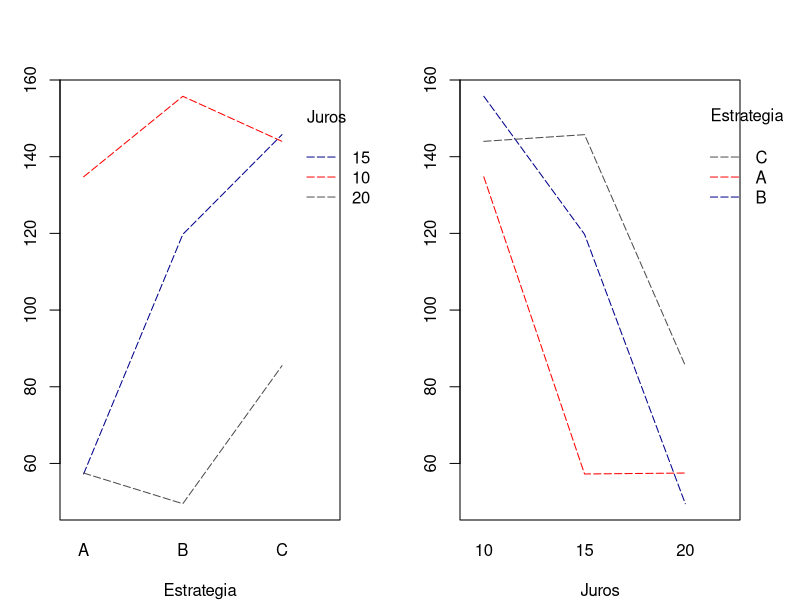
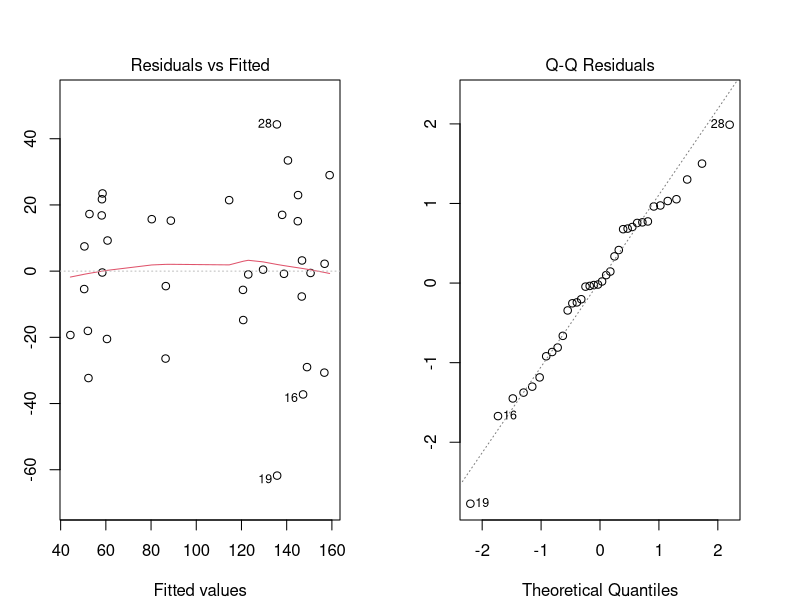
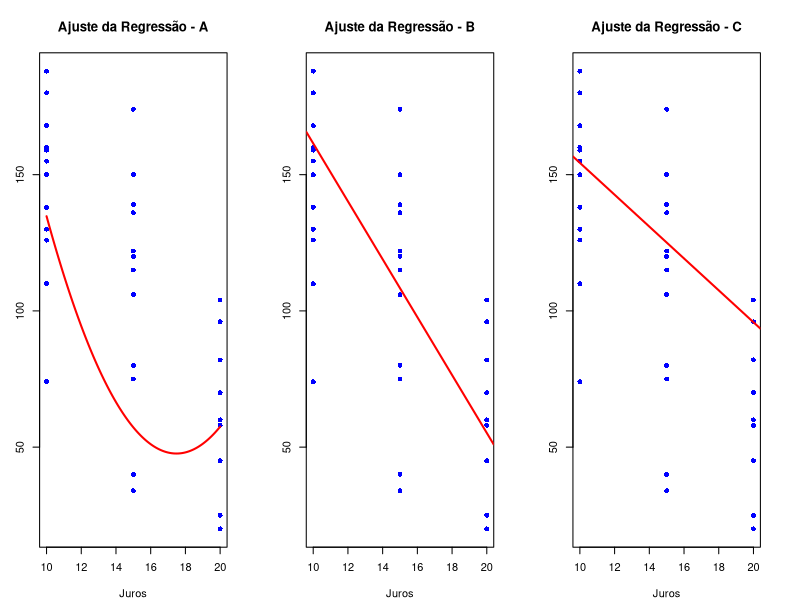

Generate these figures, in order, with R:
## ---- chunk 1
knitr::opts_chunk$set(echo = TRUE, warning = FALSE, message = FALSE)
## ---- chunk 2

library(readr)
library(kableExtra)
library(lmtest)
library(lsmeans)

## ---- chunk 3

dados <- read.csv("tarefa4.csv")
attach(dados)

dados$Dias <- as.factor(dados$Dias)
dados$Estrategia <- as.factor(dados$Estrategia)

kable(dados)

## ---- chunk 4

anova <- aov(Vendas ~ as.factor(Dias) + (Estrategia)*as.factor(Juros))
summary(anova)

## ---- chunk 5

par(mfrow=c(1, 2))
par(mar = c(4, 3, 4, 3))


interaction.plot(Estrategia, Juros, Vendas, col = c("red", "darkblue", "gray30"), lty = 5)

interaction.plot(Juros, Estrategia, Vendas, col = c("red", "darkblue", "gray30"), lty = 5)

## ---- chunk 6

par(mfrow=c(1,2))
par(mar = c(4, 3, 4, 3))

plot(anova, which = c(1, 2))


## ---- chunk 7

bptest(anova)

## ---- chunk 8

shapiro.test(anova$residuals)

## ---- chunk 9

decomp1 <- aov(Vendas ~ as.factor(Dias) + as.factor(Juros)/Estrategia)

lista_juros <- list("10%" = seq(1, by = 3, length.out = 2),
                         "15%" = seq(2, by = 3, length.out = 2),
                         "20%" = seq(3, by = 3, length.out = 2))
summary(decomp1, split = list("as.factor(Juros):Estrategia" = lista_juros))

## ---- chunk 10

lsmeans(anova, pairwise ~ Estrategia|as.factor(Juros))

## ---- chunk 11

decomp2 <- aov(Vendas ~ as.factor(Dias) + Estrategia/as.factor(Juros))

lista_estrategia <- list("A" = seq(1, by = 3, length.out = 2),
                         "B" = seq(2, by = 3, length.out = 2),
                         "C" = seq(3, by = 3, length.out = 2))

summary(decomp2, split = list("Estrategia:as.factor(Juros)" = lista_estrategia))

## ---- chunk 12

lsmeans(anova, list(poly ~ as.factor(Juros)|Estrategia))

## ---- chunk 13

par(mfrow=c(1,3))
par(mar = c(4, 3, 4, 3))

#########
modelo_1 <- print(lm(Vendas ~ Juros + I(Juros^2), data = subset(dados, dados$Estrategia == "A")))

plot(dados$Juros, dados$Vendas, pch = 16, col = "blue", xlab = "Juros", ylab = "Vendas", main = "Ajuste da Regressão - A")

curve(predict(modelo_1, newdata = data.frame(Juros = x)), from = 10, to = 20, col = "red", add = TRUE, lwd = 2)

#########
modelo_2 <- print(lm(Vendas ~ Juros, data = subset(dados, dados$Estrategia == "B")))

plot(dados$Juros, dados$Vendas, pch = 16, col = "blue", xlab = "Juros", ylab = "Vendas", main = "Ajuste da Regressão - B")

abline(modelo_2, col = "red", lwd = 2)

#########
modelo_3 <- print(lm(Vendas ~ Juros, data = subset(dados, dados$Estrategia == "C")))

plot(dados$Juros, dados$Vendas, pch = 16, col = "blue", xlab = "Juros", ylab = "Vendas", main = "Ajuste da Regressão - C")

abline(modelo_3, col = "red", lwd = 2)
